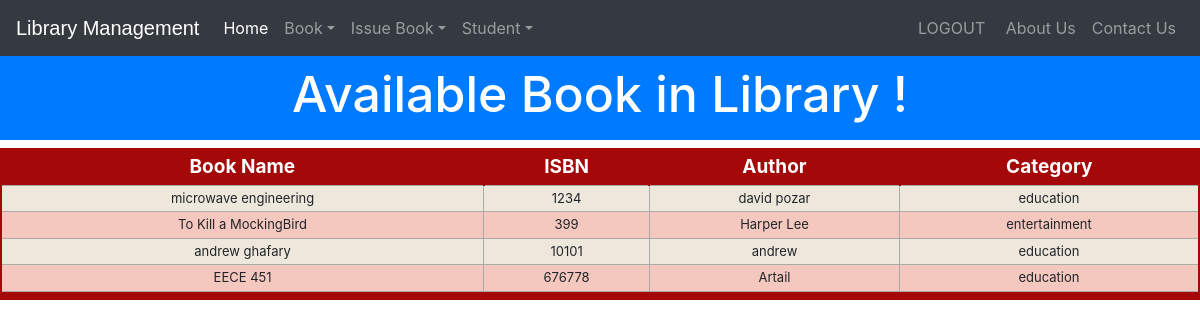
Page /viewbook (signed in) on the earlier database version.
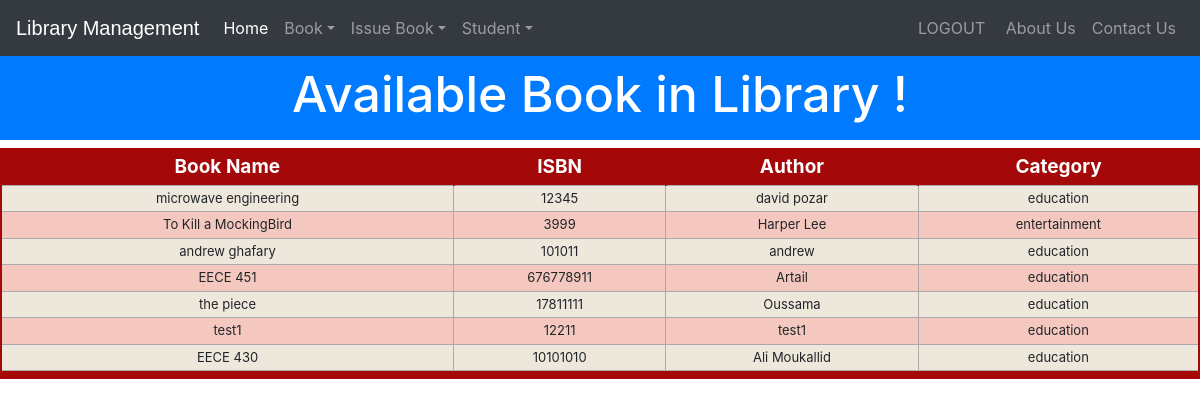
Same page on the later database version.
### library/models.py (models this page shows, shortened)
class Book(models.Model):
    catchoice= [
        ('education', 'Education'),
        ('entertainment', 'Entertainment'),
        ('comics', 'Comics'),
        ('biography', 'Biographie'),
        ('history', 'History'),
        ]
    name=models.CharField(max_length=30)
    isbn=models.PositiveIntegerField()
    author=models.CharField(max_length=40)
    category=models.CharField(max_length=30,choices=catchoice,default='education')

### library/views.py (the view)
# urls.py: path('viewbook', views.viewbook_view,name = 'viewbook'),
@login_required(login_url='adminlogin')
@user_passes_test(is_admin)
def viewbook_view(request):
    books=models.Book.objects.all()
    return render(request,'library/viewbook.html',{'books':books})

### library/views.py (called while the page is built)
def is_admin(user):
    return user.groups.filter(name='ADMIN').exists()

### templates/library/viewbook.html (shortened to what this page needs)
<!DOCTYPE html>
<html lang="en" dir="ltr">
  <head>
  </head>
  <body>
    {% include "library/navbaradmin.html" %}
    <br>
    <br>
    <h3 class="p-3 mb-2 bg-primary text-white" style = 'font-size: 50px;text-align:center;'>Available Book in Library !</h3>
{% if books%}
<table class="redTable">
<thead>
<tr>
<th>Book Name</th>
<th>ISBN</th>
<th>Author</th>
<th>Category</th>
</tr>
</thead>
<tfoot>
<tr>
<td colspan="4" rowspan="4">
</td>
</tr>
</tfoot>
<tbody>
  {% for book in books %}
    <tr>
      <td>{{book.name}}</td>
      <td>{{book.isbn}}</td>
      <td>{{book.author}}</td>
      <td>{{book.category}}</td>
    </tr>
  {% endfor %}
</tbody>
</table>
{%else%}
<h1>Have 0 book</h1>
{%endif%}
<br><br><br><br><br><br><br><br><br>
  </body>
</html>

### templates/library/navbaradmin.html (shortened to what this page needs)
<!DOCTYPE html>
{% load static %}
<html lang="en">
<head>
<link rel="stylesheet" href="https://stackpath.bootstrapcdn.com/bootstrap/4.3.1/css/bootstrap.min.css">
<link rel="stylesheet" href="https://maxcdn.bootstrapcdn.com/font-awesome/4.7.0/css/font-awesome.min.css">
</head>
<body>
<div class="bs-example">
    <nav class="navbar navbar-expand-md bg-dark navbar-dark fixed-top">
        <a href="/" class="navbar-brand">Library Management</a>
        <div class="collapse navbar-collapse justify-content-between" id="navbarCollapse">
            <div class="navbar-nav">
                <a href="/" class="nav-item nav-link active">Home</a>
                <div class="nav-item dropdown">
                  <a href="#" class="nav-link dropdown-toggle" data-toggle="dropdown">Book</a>
                </div>
                <div class="nav-item dropdown">
                  <a href="#" class="nav-link dropdown-toggle" data-toggle="dropdown">Issue Book</a>
                </div>
                <div class="nav-item dropdown">
                  <a href="#" class="nav-link dropdown-toggle" data-toggle="dropdown">Student</a>
                </div>
            </div>
            <div class="navbar-nav">
                <a href="logout" class="nav-item nav-link">LOGOUT</a> &nbsp
                <a href="/aboutus" class="nav-item nav-link">About Us</a>
                <a href="contactus" class="nav-item nav-link">Contact Us</a>
            </div>
        </div>
    </nav>
</div>
</body>
</html>

### templates/library/viewbook.html (style rules this page uses)
table.redTable { border: 2px solid #A40808; background-color: #EEE7DB; width: 100%; text-align: center; border-collapse: collapse; }
table.redTable td, table.redTable th { border: 1px solid #AAAAAA; padding: 3px 2px; }
table.redTable tbody td { font-size: 13px; }
table.redTable tr:nth-child(even) { background: #F5C8BF; }
table.redTable thead { background: #A40808; }
table.redTable thead th { font-size: 19px; font-weight: bold; color: #FFFFFF; text-align: center; border-left: 2px solid #A40808; }
table.redTable thead th:first-child { border-left: none; }
table.redTable tfoot { font-size: 13px; font-weight: bold; color: #FFFFFF; background: #A40808; }
table.redTable tfoot td { font-size: 13px; }

### templates/library/navbaradmin.html (style rules this page uses)
.bs-example { margin: 0px; }
.navbar-brand { font-size: 20px; font-family: sans-serif; }

Differences in the rows shown:
changed Book "microwave engineering": isbn "1234" → "12345"
changed Book "To Kill a MockingBird": isbn "399" → "3999"
changed Book "andrew ghafary": isbn "10101" → "101011"
changed Book "EECE 451": isbn "676778" → "676778911"
added Book: name "the piece", isbn "17811111", author "Oussama", category "education"
added Book: name "test1", isbn "12211", author "test1", category "education"
added Book: name "EECE 430", isbn "10101010", author "Ali Moukallid", category "education"
